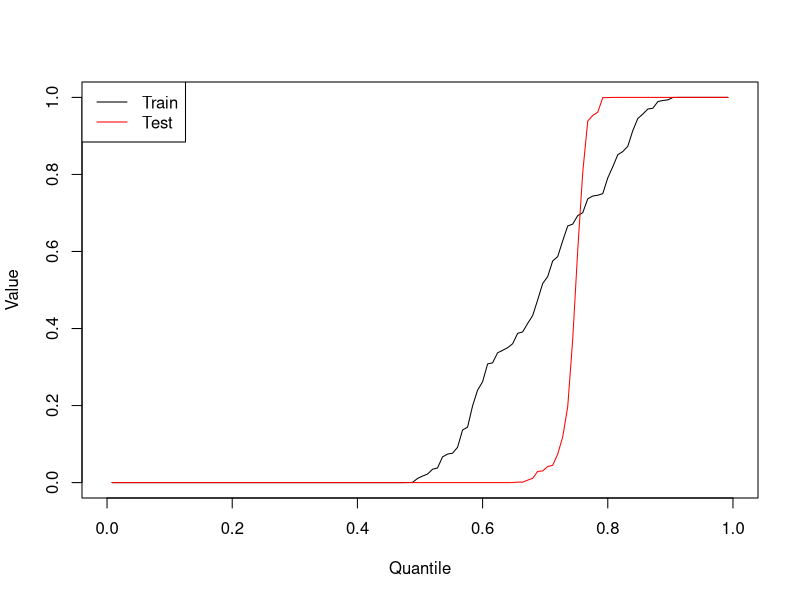

The R script that drew this image:
##**********************************************************************
##  Example of overfitted model in R                                ####
##  James Liley                                                         
##**********************************************************************

# Set random seed ####
set.seed(39295)

# Load data ####
data(infert)

# Add extra columns of noise to data ####
n_add=2 # Add this many rows
ndata=nrow(infert)
cnames=colnames(infert)
for (i in 1:n_add) infert=cbind(infert,rnorm(nrow(infert)))
colnames(infert)=c(cnames,paste0("X",1:n_add))

# Proportion of samples in training set ####
p_train=0.5

# Establish indices of samples in training and test sets ####
n_train=round(ndata*p_train)
n_test=ndata-n_train
index_train=sample(ndata,n_train)
index_test=setdiff(1:ndata,index_train)

# Split dataset into training and test sets ####
infert_train=infert[index_train,]
infert_test=infert[index_test,]


# Overfitted logistic regression model ####
mod=suppressWarnings(glm(case~(education+age + .)^2,
        data=infert_train,family=binomial(link="logit")))


# Predictions on training and test sets ####
pred_train=suppressWarnings(predict(mod,infert_train,type="response"))
pred_test=suppressWarnings(predict(mod,infert_test,type="response"))

# Plot CDFs ####
pdf("cdf.pdf",width=4,height=4)
  plot(0,type="n",xlim=c(0,1),ylim=c(0,1),xlab="Quantile",ylab="Value")
  lines((1:n_train)/(1+n_train),sort(pred_train))
  lines((1:n_test)/(1+n_test),sort(pred_test),col="red")
  legend("topleft",c("Train","Test"),lty=1,col=c("black","red"))
dev.off()

# Define matrices of train and test data ####
output_train=cbind(index_train,infert_train$case,pred_train)
colnames(output_train)=c("rowID","true_label","probability")
output_test=cbind(index_test,infert_test$case,pred_test)
colnames(output_test)=c("rowID","true_label","probability")

# Save to file (in working directory) ####
write.csv(output_train,file="./output_train.csv",row.names=FALSE)
write.csv(output_test,file="./output_test.csv",row.names=FALSE)